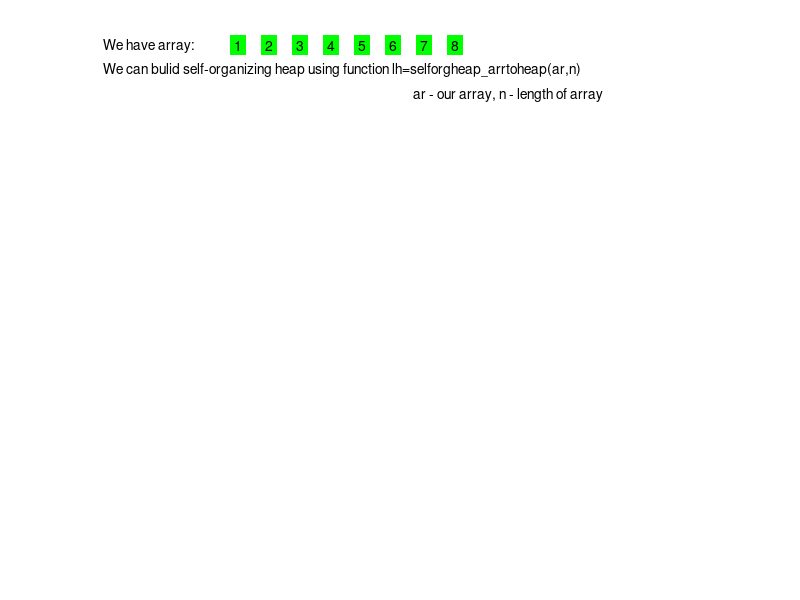

Source code (MATLAB): (Note: this script raises an error after producing the figure.)

%graphic example for self-organizing heaps;
%it illustrates basic functions for  self-organizing heaps  
%  Svetlana Gagarinova  (c) 2005,2006

ar=[1 2 3 4 5 6 7 8];
n=8;
d=2;
% pauses
pn=2;px=4; 
figure('Resize','off','NumberTitle','off','Name','selforgheap_example_graphics');
axis('manual');
axis('off');
hold on;
x=0;y=1;dx=0.05;
text(x,y,'We have array:');
for i=1:n
  text(x+0.21,y,num2str(ar(i)),'BackgroundColor',[0 1 0]);
  x=x+dx;
 end;
text(0,0.95,'We can bulid self-organizing heap using function lh=selforgheap\_arrtoheap(ar,n)');
text(0.5,0.9,'ar - our array, n - length of array');
pause(pn);

%Transform array to heap; 10-size,2-d for heap (here binary heap)
lh=selforgheap_arrtoheap(ar,n);

%clf;
hold on;
%axis off;
text(0.1,0.8,'RESULT:');
[a b c]=selforgheap_TreeToVect(lh); 
treeplot(a);
x=zeros(1);xy=zeros(1);
[x,y]=treelayout(a);
for i=1:size(x,2);
  xy(i,1)=x(i);
  xy(i,2)=y(i);
end;  
treelabel(xy,b,c);
pause(px); 

clf; 
hold on;
axis off;
text(-0.1,1,'We can find element with minimal priority using function mf=selforgheap\_findminprior(lh)');
text(0.5,0.95,'lh - our heap, mf - minimal priority ');
treeplot(a);
[x,y]=treelayout(a);
for i=1:size(x,2)
  xy(i,1)=x(i);
  xy(i,2)=y(i);
end;  
treelabel(xy,b,c);
pause(pn)

% Search minimal priority 
mf=selforgheap_findminprior(lh);

clf; 
hold on;
axis off;
text(-0.1,1,'We can find element with minimal priority using function mf=selforgheap\_findminprior(lh)');
text(0.5,0.95,'lh - our heap, mf - minimal priority ');
text(0.21,0.9,'RESULT');
[a b c]=selforgheap_TreeToVect(lh);
treeplot(a);
x=zeros(1);xy=zeros(1);
[x,y]=treelayout(a);
for i=1:size(x,2)
  xy(i,1)=x(i);
  xy(i,2)=y(i);
end;  
treelabel(xy,b,c);
xy=zeros(1);
xy(1,1)=x(1);xy(1,2)=y(1);
treelabel(xy,b(1,1),c(1,1),'Background',[1 0 0]);
pause(px); 

clf; 
hold on;
axis off;
text(-0.1,1,'We can delete element with minimal priority using function lh=selforgheap\_delminprior(lh)');
text(0.5,0.95,'lh - our heap');
treeplot(a);
[x,y]=treelayout(a);
for i=1:n
  xy(i,1)=x(i);
  xy(i,2)=y(i);
end;  
treelabel(xy,b,c);
pause(pn)

%Delete minimal priority
lh=selforgheap_delminprior(lh);
clf; 
hold on;
axis('off');
text(-0.1,1,'We can delete element with minimal priority using function lh=selforgheap\_delminprior(lh)');
text(0.5,0.95,'lh - our heap');
text(0.21,0.9,'RESULT');
[a b c]= selforgheap_TreeToVect(lh);    
treeplot(a);
x=zeros(1);
[x,y]=treelayout(a);
xy=zeros(1);
for i=1:size(x,2)
  xy(i,1)=x(i);
  xy(i,2)=y(i);
end;  
treelabel(xy,b,c);
pause(px); 
 
%Find element with priority 5 and data 5
lh=selforgheap_find(lh,5,5);
clf; 
hold on;
axis('off');
text(-0.1,1,'We can find element with priority p and data d using function lh=selforgheap\_find(lh,d,p)');
text(0.21,0.95,'in this example p=5, d=5');
treeplot(a);
treelabel(xy,b,c);
pause(pn);
text(0.21,0.9,'RESULT');
xy=zeros(1,2);
num=selforgheap_CurInTreeToNum(lh);
xy(1,1)=x(num);xy(1,2)=y(num);
treelabel(xy,b(1,num),c(1,num),'Background',[1 0 0]);
pause(px); 
 
% and change priority of this element(new priority 11)
lh=selforgheap_diffprior(lh,11);
clf; 
hold on;
axis('off');
text(-0.1,1,'and change priority of this element using function lh=selforgheap\_diffprior(lh,p)');
text(0.21,0.95,'in this example p=11');
treeplot(a);
x=zeros(1);
[x,y]=treelayout(a);
xy=zeros(1);
for i=1:size(x,2)
  xy(i,1)=x(i);
  xy(i,2)=y(i);
end;  
treelabel(xy,b,c);
pause(pn);

clf; 
hold on;
axis('off');
text(-0.1,1,'and change priority of this element using function lh=selforgheap\_diffprior(lh,p)');
text(0.21,0.95,'in this example p=11');
text(0.21,0.9,'RESULT');
a=zeros(1);
[a b c]=selforgheap_TreeToVect(lh);
treeplot(a);
x=zeros(1);
[x,y]=treelayout(a);
xy=zeros(1);
for i=1:size(x,2)
  xy(i,1)=x(i);
  xy(i,2)=y(i);
end;  
treelabel(xy,b,c);
pause(px); 

% input new element with data 7 and priority 5
lh=selforgheap_insert(lh,7,5);

clf; 
hold on;
axis('off');
text(-0.1,1,'We can insert new element with priority p and data d using function lh=selforgheap\_insert(lh,d,p)');
text(0.21,0.95,'in this example d=7,p=5');
treeplot(a);
treelabel(xy,b,c);
pause(pn);

clf; 
hold on;
axis('off');
text(-0.1,1,'We can insert new element with priority p and data d using function lh=selforgheap\_insert(lh,d,p)');
text(0.21,0.95,'in this example d=7,p=5');
text(0.21,0.9,'RESULT');
[a b c]=selforgheap_TreeToVect(lh);
treeplot(a);
x=zeros(1);
[x,y]=treelayout(a);
for i=1:size(x,2)
  xy(i,1)=x(i);
  xy(i,2)=y(i);
end;  
treelabel(xy,b,c);
pause(px); 

%Current size of heap
s=selforgheap_size(lh);
clf; 
hold on;
axis('off');
text(-0.1,1,'We can see size of heap in this moment using function s=selforgheap\_size(lh)');
text(0.21,0.95,'in this example s=');
treeplot(a);
treelabel(xy,b,c);
pause(pn);
text(0.45,0.95,num2str(s),'BackgroundColor',[0 1 0]);
pause(px);

%Merge 2 heaps
ar2=[12 13 14 15 16];
lh1=selforgheap_arrtoheap(ar2,5);

clf; 
hold on;
axis('off');
text(-0.1,1,'We can merge two heaps lh and lh1 using function lh=selforgheap\_merge(lh,lh1)');
text(0.21,0.95,'in this example lh - our heap from previews examples,');
treeplot(a);
treelabel(xy,b,c);
pause(pn);

clf; 
hold on;
axis('off');
text(-0.1,1,'We can merge two heaps lh and lh1 using function lh=selforgheap\_merge(lh,lh1)');
text(0.21,0.95,'lh1 - lazy left heap with elements 12,13,14,15,16');
[a b c]=selforgheap_TreeToVect(lh1);
treeplot(a);
xy=zeros(1);
x=zeros(1);
[x,y]=treelayout(a);
for i=1:size(x,2)
  xy(i,1)=x(i);
  xy(i,2)=y(i);
end;  
treelabel(xy,b,c);
pause(3*pn); 

[lh lh1]=selforgheap_merge(lh,lh1);

clf; 
hold on;
axis('off');
text(-0.1,1,'We can merge two heaps lh and lh1 using function lh=selforgheap\_merge(lh,lh1)');
text(0.21,0.9,'RESULT');
[a b c]=selforgheap_TreeToVect(lh);
treeplot(a);
x=zeros(1);
[x,y]=treelayout(a);
for i=1: size(x,2)
  xy(i,1)=x(i);
  xy(i,2)=y(i);
end;  
treelabel(xy,b,c);
pause(px); 
